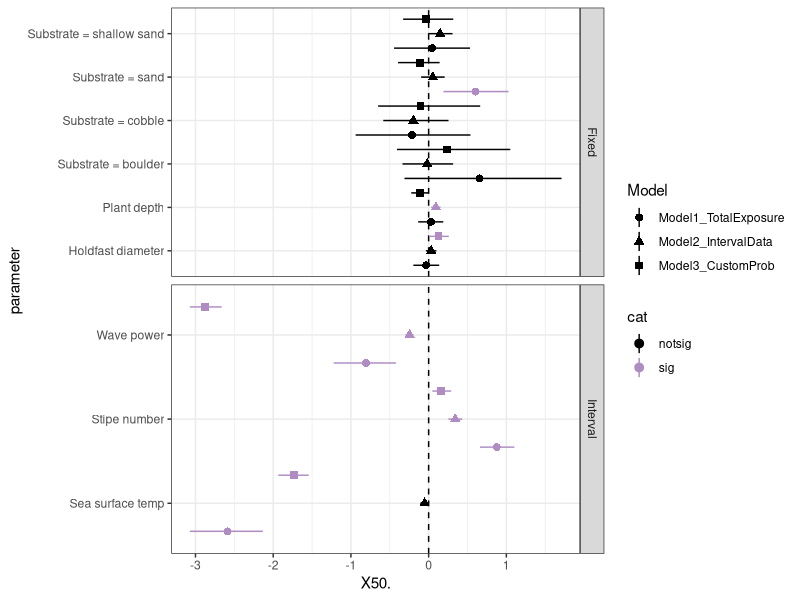

Here is the R script that generated this plot:
# Model covariate results
# Ana Miller-ter Kuile
# April 10, 2023

# this script generates posterior plots for all four models
#I've run so far


# Load packages -----------------------------------------------------------


# Load packages, here and tidyverse for coding ease, 
package.list <- c("here", "tidyverse", 
                  "patchwork")


## Installing them if they aren't already on the computer
new.packages <- package.list[!(package.list %in% 
                                 installed.packages()[,"Package"])]
if(length(new.packages)) install.packages(new.packages)

## And loading them
for(i in package.list){library(i, character.only = T)}


# Load posteriors ---------------------------------------------------------

m1 <- read.csv(here("data_outputs",
                    "02_kelp",
                    "04_posterior_summaries",
                    "Model1_posteriors.csv"))

m2 <- read.csv(here("data_outputs",
                    "02_kelp",
                    "04_posterior_summaries",
                    "Model2_posteriors.csv"))

 m3 <- read.csv(here("data_outputs",
                     "02_kelp",
                     "04_posterior_summaries",
                     "Model3_posteriors.csv"))


# Merge data --------------------------------------------------------------

post <- bind_rows(m1, m2, m3)



# Plot --------------------------------------------------------------------

post <- post %>% 
  mutate(cat = case_when((X2.5. >0 & X50. > 0 & X97.5. > 0) ~ "sig",
                         (X2.5. < 0 & X50. < 0 & X97.5. < 0) ~ "sig",
                         TRUE ~ "notsig")) %>%
  mutate(group = case_when(parameter %in% c("Sea surface temp",
                                            "Wave power",
                                            "Stipe number") ~ "Interval",
                           parameter %in% c("Holdfast diameter",
                                            "Plant depth",
                                            "Substrate = boulder",
                                            "Substrate = cobble",
                                            "Substrate = sand",
                                            "Substrate = shallow sand") ~ "Fixed",
                           TRUE ~ NA_character_))

post %>%
  #filter(Model != "Model3_CustomProbCloglog") %>%
  ggplot() +
  geom_hline(yintercept = 0, linetype = 2) +
  geom_pointrange(aes(x = parameter, 
                      y= X50., 
                      ymin = X2.5.,
                      ymax = X97.5.,
                      shape = Model,
                      color = cat),
                  position = position_dodge2(width = 1)) +
  coord_flip() +
  scale_color_manual(values = c("black", "#af8dc3")) +
  facet_grid(group~., scales = "free") +
  theme_bw()
